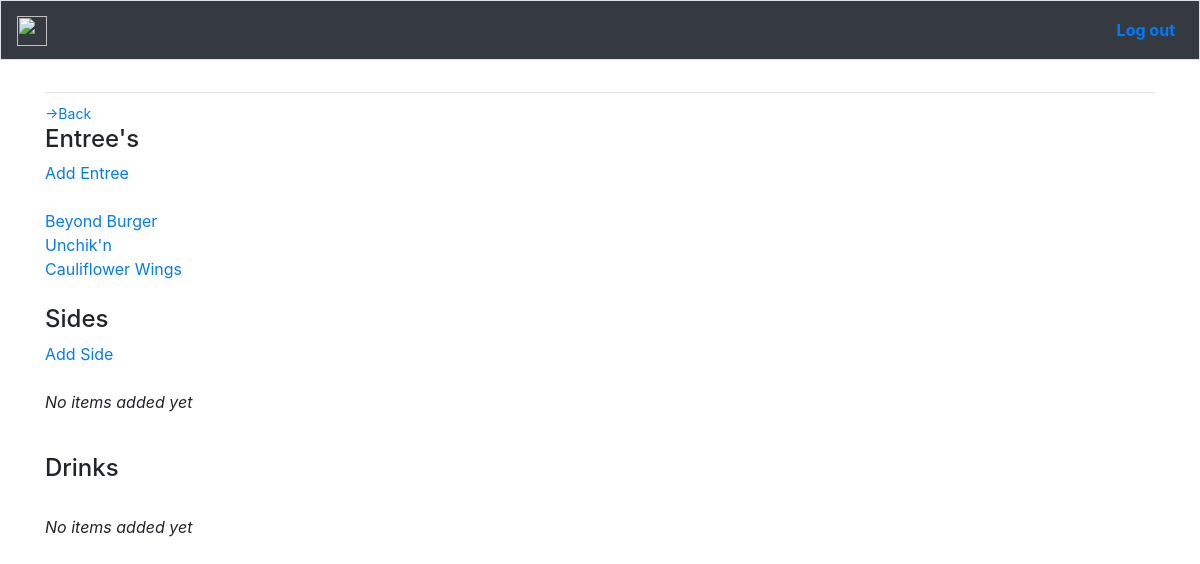
Page /venue_menu_view/4/ (signed in) on the earlier database version.
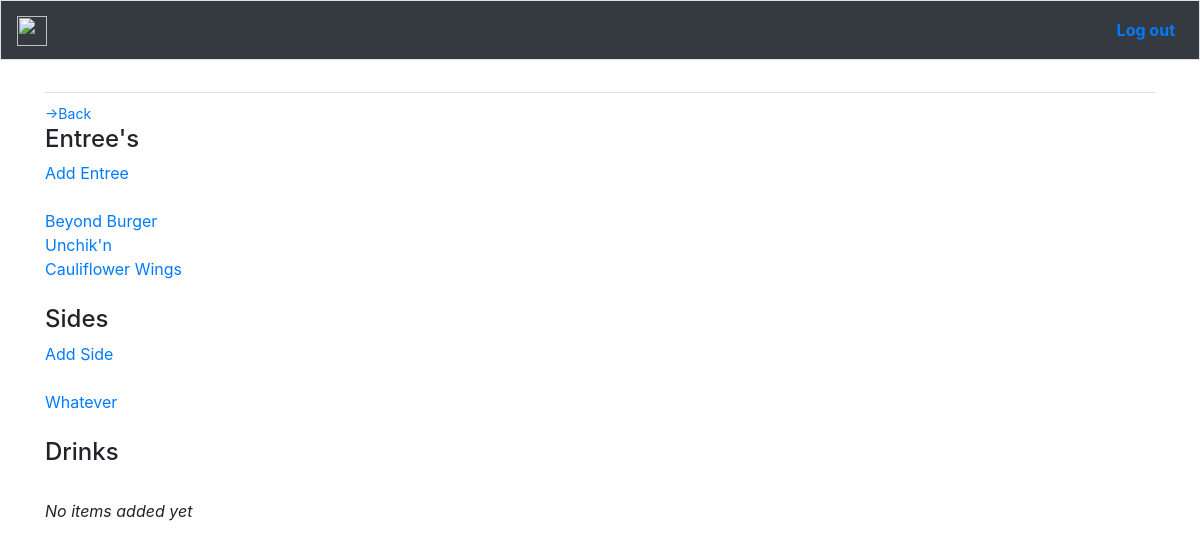
Same page on the later database version.
### core/models.py (models this page shows)
class MainCourse(models.Model):
	menu = models.ForeignKey(Menu, on_delete=models.CASCADE)
	name = models.CharField(max_length=100)
	ingredient1 = models.CharField(max_length=100, null=True, blank=True)
	ingredient2 = models.CharField(max_length=100, null=True, blank=True)
	ingredient3 = models.CharField(max_length=100, null=True, blank=True)
	ingredient4 = models.CharField(max_length=100, null=True, blank=True)
	ingredient5 = models.CharField(max_length=100, null=True, blank=True)
	ingredient6 = models.CharField(max_length=100, null=True, blank=True)
	ingredient7 = models.CharField(max_length=100, null=True, blank=True)
	ingredient8 = models.CharField(max_length=100, null=True, blank=True)
	ingredient9 = models.CharField(max_length=100, null=True, blank=True)
	ingredient10 = models.CharField(max_length=100, null=True, blank=True)
	description = models.TextField(null=True, blank=True)
	def __str__(self):
		return f"{self.name}"

class SideDish(models.Model):
	menu = models.ForeignKey(Menu, on_delete=models.CASCADE)
	name = models.CharField(max_length=100)
	ingredient1 = models.CharField(max_length=100, null=True, blank=True)
	ingredient2 = models.CharField(max_length=100, null=True, blank=True)
	ingredient3 = models.CharField(max_length=100, null=True, blank=True)
	ingredient4 = models.CharField(max_length=100, null=True, blank=True)
	ingredient5 = models.CharField(max_length=100, null=True, blank=True)
	ingredient6 = models.CharField(max_length=100, null=True, blank=True)
	ingredient7 = models.CharField(max_length=100, null=True, blank=True)
	ingredient8 = models.CharField(max_length=100, null=True, blank=True)
	ingredient9 = models.CharField(max_length=100, null=True, blank=True)
	ingredient10 = models.CharField(max_length=100, null=True, blank=True)
	description = models.TextField(null=True, blank=True)
	def __str__(self):
		return f"{self.name}"

### core/views.py (the view)
# urls.py: path('venue_menu_view/<int:user_id>/', views.venue_menu_view, name='venue_menu_view'),
def venue_menu_view(request, user_id):
	user = Account.objects.get(id=user_id)
	entrees = [entree for entree in MainCourse.objects.all() if str(entree.menu.menu_owner) == str(request.user.email)]
	sides = [side for side in SideDish.objects.all() if str(side.menu.menu_owner) == str(request.user.email)]
	has_video = []
	for item in MainCourseVideo.objects.all():
		for entree in MainCourse.objects.all():
			if str(item.main_course_item) == str(entree):
				has_video.append(entree)
				break
	for item in SideDishVideo.objects.all():
		for side in SideDish.objects.all():
			if str(item.main_course_item) == str(side):
				has_video.append(side)
				break
	no_video = []
	for entree in entrees:
		if entree not in has_video:
			no_video.append(entree)
	context = {'user':user, 'entrees':entrees, 'sides':sides, 'has_video':has_video, 'no_video':no_video}
	return render(request, 'core/venue_menu_view.html', context)

### users/models.py (called while the page is built)
	def __str__(self):
		return self.email

### core/templates/core/venue_menu_view.html (shortened to what this page needs)
<!DOCTYPE html>
<html>
{% extends 'core/base.html' %}
{% load bootstrap4 %}
{% block navbar %}
<head>
</head>
<body>
{% endblock navbar %}
{% block content %}
<small><a href="{% url 'core:home' %}">->Back</a></small>
<h4>Entree's</h4>
<a href="{% url 'core:add_main_course' user.id %}">Add Entree</a><br><br>
{% for entree in entrees %}
	<a href="{% url 'core:entree_view' entree.id %}">{{ entree }}</a><br>
{% empty %}
	<p><em>No entree's added yet.</em></p>
{% endfor %}
<br><h4>Sides</h4>
<a href="{% url 'core:add_side_dish' user.id %}">Add Side</a><br><br>
{% for side in sides %}
	<a href="{% url 'core:add_side_dish' user.id %}">{{ side }}</a><br>
{% empty %}
	<p><em>No items added yet</em></p>
{% endfor %}
<br><h4>Drinks</h4><br>
{% for drink in drinks %}
	<a href="{% url 'core:add_drink_ingredient' user.id %}">{{ drink }}</a><br>
{% empty %}
	<p><em>No items added yet</em></p>
{% endfor %}
{% endblock content %}

### core/templates/core/base.html (shortened to what this page needs)
{% load bootstrap4 %}
<!DOCTYPE html>
<html>
<head>
	<link href="https://cdn.jsdelivr.net/npm/bootstrap@5.2.0-beta1/dist/css/bootstrap.min.css" rel="stylesheet">
	{% bootstrap_css %}
</head>
<body>
	<nav class="navbar navbar-expand-md navbar-dark bg-dark mb-4 border">
	<a class="navbar-brand text-dark" href="{% url 'core:home' %}"><img src="" width="30" height="30" alt=""><b></b></a>
	<div class="collapse navbar-collapse" id="navbarCollapse">
		<ul class="navbar-nav ml-auto">
			{% if user.is_authenticated %}
				<li class="nav-item">
					<a class="nav-link text-primary" href="{% url 'users:logout' %}"><b>Log out</b></a>
				</li>
			{% endif %}
		</ul>
	</div>
</nav>
<main role="main" class="container">
	<div class="pb-2 mb-2 border-bottom">
		{% block navbar %}{% endblock navbar %}
	</div>
	<div>
		{% block content%}{%endblock content %}
	</div>
</main>
</body>
</html>

Differences in the rows shown:
added SideDish: name "Whatever"
Other differences:
text no longer shown: "No items added yet"
